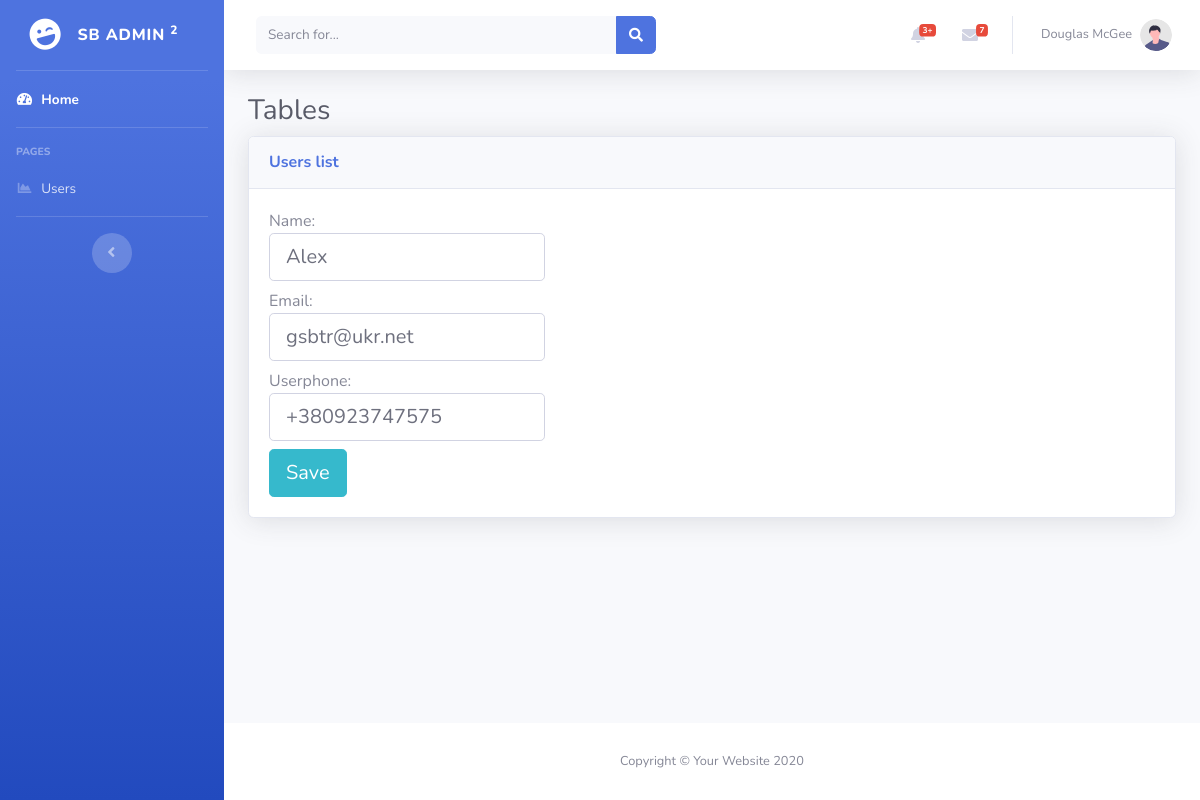
Page /admin/users.php?page=edit&id=2 (signed in) on the committed database.
### tables this page shows
CREATE TABLE `users` (
  `id` int(11) NOT NULL,
  `email` varchar(255) NOT NULL,
  `username` varchar(255) NOT NULL,
  `password` varchar(255) NOT NULL,
  `userphone` varchar(25) NOT NULL,
  `created` datetime NOT NULL DEFAULT current_timestamp(),
  `status` varchar(25) NOT NULL DEFAULT 'user'
);

### admin/modules/user/edit.php (the view, shortened to what this page needs)
<?php
$sql = "SELECT * FROM users WHERE id = " .  $_GET['id'];
$result = mysqli_query($conn, $sql);
$row = $result->fetch_assoc();
?>
<div class="card shadow mb-4">
    <div class="card-header py-3">
        <h6 class="m-0 font-weight-bold text-primary">Users list</h6>
    </div>
    <div class="card-body">
        <form action="?page=edit&id=<?php echo $_GET['id'] ?>" method="POST">
            <label>Name: <input class="form-control form-control-lg" type="text" name="name" value="<?php echo $row['username']; ?>"></label>
            <br>
            <label>Email: <input class="form-control form-control-lg" type="text" name="email" value="<?php echo $row['email']; ?>"></label><br>
            <label>Userphone: <input class="form-control form-control-lg" type="text" name="userphone" value="<?php echo $row['userphone']; ?>"></label><br>
            <button type="submit" class="btn btn-info btn-lg">Save</button>
        </form>
    </div>
</div>

### rows in the picture
users: name "Alex", email "gsbtr@ukr.net", userphone "+380923747575"
